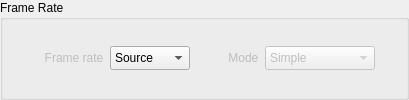
                        <widget class="QGroupBox" name="groupBoxSettings_2">
                         <property name="minimumSize">
                          <size>
                           <width>0</width>
                           <height>0</height>
                          </size>
                         </property>
                         <property name="title">
                          <string>Frame Rate</string>
                         </property>
                         <layout class="QGridLayout" name="gridLayout_38">
                          <property name="topMargin">
                           <number>20</number>
                          </property>
                          <property name="bottomMargin">
                           <number>20</number>
                          </property>
                          <item row="0" column="0">
                           <layout class="QGridLayout" name="gridLayout_37">
                            <property name="topMargin">
                             <number>0</number>
                            </property>
                            <property name="horizontalSpacing">
                             <number>0</number>
                            </property>
                            <property name="verticalSpacing">
                             <number>3</number>
                            </property>
                            <item row="0" column="5">
                             <widget class="QComboBox" name="comboBoxBlending">
                              <property name="enabled">
                               <bool>false</bool>
                              </property>
                              <property name="minimumSize">
                               <size>
                                <width>110</width>
                                <height>0</height>
                               </size>
                              </property>
                              <property name="maximumSize">
                               <size>
                                <width>110</width>
                                <height>25</height>
                               </size>
                              </property>
                              <item>
                               <property name="text">
                                <string>Simple</string>
                               </property>
                              </item>
                              <item>
                               <property name="text">
                                <string>Interpolated</string>
                               </property>
                              </item>
                              <item>
                               <property name="text">
                                <string>MCI</string>
                               </property>
                              </item>
                              <item>
                               <property name="text">
                                <string>Blend</string>
                               </property>
                              </item>
                             </widget>
                            </item>
                            <item row="0" column="0">
                             <spacer name="horizontalSpacer_20">
                              <property name="orientation">
                               <enum>Qt::Orientation::Horizontal</enum>
                              </property>
                              <property name="sizeHint" stdset="0">
                               <size>
                                <width>20</width>
                                <height>20</height>
                               </size>
                              </property>
                             </spacer>
                            </item>
                            <item row="0" column="6">
                             <spacer name="horizontalSpacer_28">
                              <property name="orientation">
                               <enum>Qt::Orientation::Horizontal</enum>
                              </property>
                              <property name="sizeHint" stdset="0">
                               <size>
                                <width>20</width>
                                <height>20</height>
                               </size>
                              </property>
                             </spacer>
                            </item>
                            <item row="0" column="2">
                             <widget class="QComboBox" name="comboBoxFrameRate">
                              <property name="sizePolicy">
                               <sizepolicy hsizetype="Preferred" vsizetype="Fixed">
                                <horstretch>0</horstretch>
                                <verstretch>0</verstretch>
                               </sizepolicy>
                              </property>
                              <property name="minimumSize">
                               <size>
                                <width>80</width>
                                <height>0</height>
                               </size>
                              </property>
                              <property name="maximumSize">
                               <size>
                                <width>80</width>
                                <height>25</height>
                               </size>
                              </property>
                              <property name="maxVisibleItems">
                               <number>20</number>
                              </property>
                              <property name="iconSize">
                               <size>
                                <width>12</width>
                                <height>12</height>
                               </size>
                              </property>
                              <item>
                               <property name="text">
                                <string>Source</string>
                               </property>
                              </item>
                              <item>
                               <property name="text">
                                <string notr="true">120</string>
                               </property>
                              </item>
                              <item>
                               <property name="text">
                                <string notr="true">60</string>
                               </property>
                              </item>
                              <item>
                               <property name="text">
                                <string notr="true">59.940</string>
                               </property>
                              </item>
                              <item>
                               <property name="text">
                                <string notr="true">50</string>
                               </property>
                              </item>
                              <item>
                               <property name="text">
                                <string notr="true">48</string>
                               </property>
                              </item>
                              <item>
                               <property name="text">
                                <string notr="true">30</string>
                               </property>
                              </item>
                              <item>
                               <property name="text">
                                <string notr="true">29.970</string>
                               </property>
                              </item>
                              <item>
                               <property name="text">
                                <string notr="true">25</string>
                               </property>
                              </item>
                              <item>
                               <property name="text">
                                <string notr="true">24</string>
                               </property>
                              </item>
                              <item>
                               <property name="text">
                                <string notr="true">23.976</string>
                               </property>
                              </item>
                              <item>
                               <property name="text">
                                <string notr="true">20</string>
                               </property>
                              </item>
                              <item>
                               <property name="text">
                                <string notr="true">18</string>
                               </property>
                              </item>
                              <item>
                               <property name="text">
                                <string notr="true">16</string>
                               </property>
                              </item>
                             </widget>
                            </item>
                            <item row="0" column="1">
                             <widget class="QLabel" name="label_FrameRate">
                              <property name="enabled">
                               <bool>false</bool>
                              </property>
                              <property name="minimumSize">
                               <size>
                                <width>73</width>
                                <height>0</height>
                               </size>
                              </property>
                              <property name="maximumSize">
                               <size>
                                <width>16777215</width>
                                <height>24</height>
                               </size>
                              </property>
                              <property name="text">
                               <string>   Frame rate  </string>
                              </property>
                              <property name="alignment">
                               <set>Qt::AlignmentFlag::AlignRight|Qt::AlignmentFlag::AlignTrailing|Qt::AlignmentFlag::AlignVCenter</set>
                              </property>
                             </widget>
                            </item>
                            <item row="0" column="4" alignment="Qt::AlignmentFlag::AlignRight">
                             <widget class="QLabel" name="labelFrameRateMode">
                              <property name="enabled">
                               <bool>false</bool>
                              </property>
                              <property name="minimumSize">
                               <size>
                                <width>50</width>
                                <height>0</height>
                               </size>
                              </property>
                              <property name="text">
                               <string>Mode  </string>
                              </property>
                              <property name="alignment">
                               <set>Qt::AlignmentFlag::AlignRight|Qt::AlignmentFlag::AlignTrailing|Qt::AlignmentFlag::AlignVCenter</set>
                              </property>
                             </widget>
                            </item>
                            <item row="0" column="3">
                             <spacer name="horizontalSpacer_29">
                              <property name="orientation">
                               <enum>Qt::Orientation::Horizontal</enum>
                              </property>
                              <property name="sizeType">
                               <enum>QSizePolicy::Policy::Fixed</enum>
                              </property>
                              <property name="sizeHint" stdset="0">
                               <size>
                                <width>25</width>
                                <height>20</height>
                               </size>
                              </property>
                             </spacer>
                            </item>
                           </layout>
                          </item>
                         </layout>
                        </widget>
